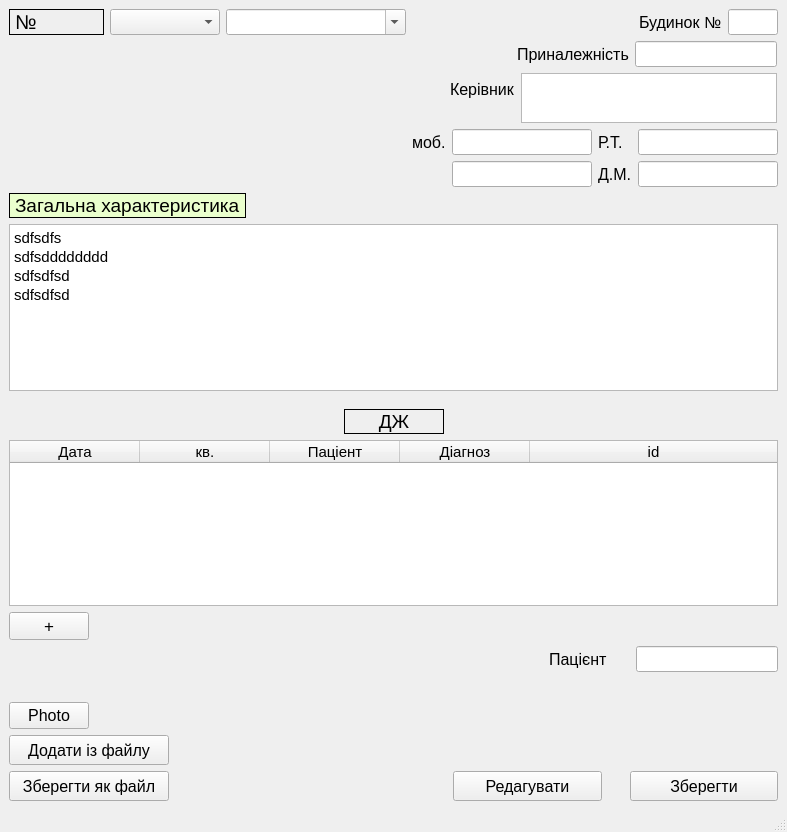
<?xml version="1.0" encoding="UTF-8"?>
<ui version="4.0">
 <class>CardEdit</class>
 <widget class="QMainWindow" name="CardEdit">
  <property name="geometry">
   <rect>
    <x>0</x>
    <y>0</y>
    <width>787</width>
    <height>832</height>
   </rect>
  </property>
  <property name="windowTitle">
   <string>MainWindow</string>
  </property>
  <widget class="QWidget" name="centralwidget">
   <layout class="QGridLayout" name="gridLayout_2">
    <item row="6" column="2">
     <spacer name="verticalSpacer">
      <property name="orientation">
       <enum>Qt::Vertical</enum>
      </property>
      <property name="sizeHint" stdset="0">
       <size>
        <width>20</width>
        <height>40</height>
       </size>
      </property>
     </spacer>
    </item>
    <item row="3" column="0" colspan="3">
     <layout class="QVBoxLayout" name="verticalLayout">
      <item>
       <layout class="QGridLayout" name="gridLayout">
        <item row="0" column="5">
         <widget class="QLabel" name="label_7_2">
          <property name="font">
           <font>
            <pointsize>12</pointsize>
           </font>
          </property>
          <property name="text">
           <string>Р.Т.</string>
          </property>
          <property name="margin">
           <number>2</number>
          </property>
         </widget>
        </item>
        <item row="1" column="6">
         <widget class="QLineEdit" name="home_phone_2">
          <property name="sizePolicy">
           <sizepolicy hsizetype="Fixed" vsizetype="Fixed">
            <horstretch>0</horstretch>
            <verstretch>0</verstretch>
           </sizepolicy>
          </property>
          <property name="maximumSize">
           <size>
            <width>140</width>
            <height>16777215</height>
           </size>
          </property>
          <property name="font">
           <font>
            <pointsize>11</pointsize>
           </font>
          </property>
         </widget>
        </item>
        <item row="0" column="6">
         <widget class="QLineEdit" name="work_phone_2">
          <property name="sizePolicy">
           <sizepolicy hsizetype="Fixed" vsizetype="Fixed">
            <horstretch>0</horstretch>
            <verstretch>0</verstretch>
           </sizepolicy>
          </property>
          <property name="maximumSize">
           <size>
            <width>140</width>
            <height>16777215</height>
           </size>
          </property>
          <property name="font">
           <font>
            <pointsize>11</pointsize>
           </font>
          </property>
          <property name="text">
           <string/>
          </property>
         </widget>
        </item>
        <item row="0" column="4">
         <widget class="QLineEdit" name="mobile_1_2">
          <property name="sizePolicy">
           <sizepolicy hsizetype="Fixed" vsizetype="Fixed">
            <horstretch>0</horstretch>
            <verstretch>0</verstretch>
           </sizepolicy>
          </property>
          <property name="maximumSize">
           <size>
            <width>140</width>
            <height>16777215</height>
           </size>
          </property>
          <property name="font">
           <font>
            <pointsize>11</pointsize>
           </font>
          </property>
          <property name="text">
           <string/>
          </property>
         </widget>
        </item>
        <item row="1" column="4">
         <widget class="QLineEdit" name="mobile_2_2">
          <property name="sizePolicy">
           <sizepolicy hsizetype="Fixed" vsizetype="Fixed">
            <horstretch>0</horstretch>
            <verstretch>0</verstretch>
           </sizepolicy>
          </property>
          <property name="maximumSize">
           <size>
            <width>140</width>
            <height>16777215</height>
           </size>
          </property>
          <property name="font">
           <font>
            <pointsize>11</pointsize>
           </font>
          </property>
         </widget>
        </item>
        <item row="0" column="0">
         <spacer name="horizontalSpacer_3">
          <property name="orientation">
           <enum>Qt::Horizontal</enum>
          </property>
          <property name="sizeHint" stdset="0">
           <size>
            <width>40</width>
            <height>20</height>
           </size>
          </property>
         </spacer>
        </item>
        <item row="0" column="3">
         <widget class="QLabel" name="label_6_2">
          <property name="font">
           <font>
            <pointsize>12</pointsize>
           </font>
          </property>
          <property name="text">
           <string>моб.</string>
          </property>
          <property name="margin">
           <number>2</number>
          </property>
         </widget>
        </item>
        <item row="1" column="5">
         <widget class="QLabel" name="label_8_2">
          <property name="font">
           <font>
            <pointsize>12</pointsize>
           </font>
          </property>
          <property name="text">
           <string>Д.М.</string>
          </property>
          <property name="margin">
           <number>2</number>
          </property>
         </widget>
        </item>
        <item row="0" column="1">
         <spacer name="horizontalSpacer_5">
          <property name="orientation">
           <enum>Qt::Horizontal</enum>
          </property>
          <property name="sizeHint" stdset="0">
           <size>
            <width>40</width>
            <height>20</height>
           </size>
          </property>
         </spacer>
        </item>
        <item row="0" column="2">
         <spacer name="horizontalSpacer_6">
          <property name="orientation">
           <enum>Qt::Horizontal</enum>
          </property>
          <property name="sizeHint" stdset="0">
           <size>
            <width>40</width>
            <height>20</height>
           </size>
          </property>
         </spacer>
        </item>
       </layout>
      </item>
      <item>
       <layout class="QFormLayout" name="formLayout_3">
        <property name="bottomMargin">
         <number>0</number>
        </property>
        <item row="0" column="0">
         <widget class="QLabel" name="label_2_2">
          <property name="font">
           <font>
            <pointsize>14</pointsize>
           </font>
          </property>
          <property name="styleSheet">
           <string notr="true">background-color: rgb(234, 255, 205);</string>
          </property>
          <property name="frameShape">
           <enum>QFrame::Box</enum>
          </property>
          <property name="text">
           <string>Загальна характеристика</string>
          </property>
          <property name="margin">
           <number>2</number>
          </property>
         </widget>
        </item>
        <item row="0" column="1">
         <spacer name="horizontalSpacer_7">
          <property name="orientation">
           <enum>Qt::Horizontal</enum>
          </property>
          <property name="sizeHint" stdset="0">
           <size>
            <width>40</width>
            <height>20</height>
           </size>
          </property>
         </spacer>
        </item>
       </layout>
      </item>
      <item>
       <widget class="QTextEdit" name="general_chatacteristics_2">
        <property name="font">
         <font>
          <pointsize>11</pointsize>
          <weight>50</weight>
          <italic>false</italic>
          <bold>false</bold>
          <underline>false</underline>
          <strikeout>false</strikeout>
         </font>
        </property>
        <property name="mouseTracking">
         <bool>false</bool>
        </property>
        <property name="tabletTracking">
         <bool>false</bool>
        </property>
        <property name="autoFillBackground">
         <bool>false</bool>
        </property>
        <property name="styleSheet">
         <string notr="true"/>
        </property>
        <property name="frameShape">
         <enum>QFrame::StyledPanel</enum>
        </property>
        <property name="frameShadow">
         <enum>QFrame::Sunken</enum>
        </property>
        <property name="lineWidth">
         <number>1</number>
        </property>
        <property name="midLineWidth">
         <number>0</number>
        </property>
        <property name="autoFormatting">
         <set>QTextEdit::AutoNone</set>
        </property>
        <property name="tabChangesFocus">
         <bool>false</bool>
        </property>
        <property name="undoRedoEnabled">
         <bool>true</bool>
        </property>
        <property name="lineWrapMode">
         <enum>QTextEdit::WidgetWidth</enum>
        </property>
        <property name="lineWrapColumnOrWidth">
         <number>0</number>
        </property>
        <property name="html">
         <string>&lt;!DOCTYPE HTML PUBLIC &quot;-//W3C//DTD HTML 4.0//EN&quot; &quot;http://www.w3.org/TR/REC-html40/strict.dtd&quot;&gt;
&lt;html&gt;&lt;head&gt;&lt;meta name=&quot;qrichtext&quot; content=&quot;1&quot; /&gt;&lt;style type=&quot;text/css&quot;&gt;
p, li { white-space: pre-wrap; }
&lt;/style&gt;&lt;/head&gt;&lt;body style=&quot; font-family:'MS Shell Dlg 2'; font-size:11pt; font-weight:400; font-style:normal;&quot;&gt;
&lt;p style=&quot; margin-top:0px; margin-bottom:1px; margin-left:0px; margin-right:0px; -qt-block-indent:0; text-indent:0px;&quot;&gt;sdfsdfs&lt;/p&gt;
&lt;p style=&quot; margin-top:0px; margin-bottom:1px; margin-left:0px; margin-right:0px; -qt-block-indent:0; text-indent:0px;&quot;&gt;sdfsdddddddd&lt;/p&gt;
&lt;p style=&quot; margin-top:0px; margin-bottom:1px; margin-left:0px; margin-right:0px; -qt-block-indent:0; text-indent:0px;&quot;&gt;sdfsdfsd&lt;/p&gt;
&lt;p style=&quot; margin-top:0px; margin-bottom:1px; margin-left:0px; margin-right:0px; -qt-block-indent:0; text-indent:0px;&quot;&gt;sdfsdfsd&lt;/p&gt;
&lt;p style=&quot;-qt-paragraph-type:empty; margin-top:0px; margin-bottom:1px; margin-left:0px; margin-right:0px; -qt-block-indent:0; text-indent:0px;&quot;&gt;&lt;br /&gt;&lt;/p&gt;&lt;/body&gt;&lt;/html&gt;</string>
        </property>
        <property name="overwriteMode">
         <bool>false</bool>
        </property>
        <property name="acceptRichText">
         <bool>true</bool>
        </property>
       </widget>
      </item>
     </layout>
    </item>
    <item row="7" column="1">
     <spacer name="horizontalSpacer">
      <property name="orientation">
       <enum>Qt::Horizontal</enum>
      </property>
      <property name="sizeHint" stdset="0">
       <size>
        <width>40</width>
        <height>20</height>
       </size>
      </property>
     </spacer>
    </item>
    <item row="5" column="1">
     <spacer name="horizontalSpacer_2">
      <property name="orientation">
       <enum>Qt::Horizontal</enum>
      </property>
      <property name="sizeHint" stdset="0">
       <size>
        <width>40</width>
        <height>20</height>
       </size>
      </property>
     </spacer>
    </item>
    <item row="5" column="2">
     <layout class="QHBoxLayout" name="horizontalLayout_2">
      <property name="leftMargin">
       <number>96</number>
      </property>
      <item>
       <widget class="QLabel" name="label_9_2">
        <property name="font">
         <font>
          <pointsize>12</pointsize>
         </font>
        </property>
        <property name="text">
         <string>Пацієнт</string>
        </property>
        <property name="margin">
         <number>2</number>
        </property>
       </widget>
      </item>
      <item>
       <widget class="QLineEdit" name="pat_name_2">
        <property name="sizePolicy">
         <sizepolicy hsizetype="Fixed" vsizetype="Fixed">
          <horstretch>0</horstretch>
          <verstretch>0</verstretch>
         </sizepolicy>
        </property>
        <property name="font">
         <font>
          <pointsize>11</pointsize>
         </font>
        </property>
        <property name="text">
         <string/>
        </property>
       </widget>
      </item>
     </layout>
    </item>
    <item row="0" column="2">
     <layout class="QHBoxLayout" name="horizontalLayout">
      <property name="spacing">
       <number>6</number>
      </property>
      <property name="leftMargin">
       <number>150</number>
      </property>
      <property name="topMargin">
       <number>0</number>
      </property>
      <property name="rightMargin">
       <number>0</number>
      </property>
      <property name="bottomMargin">
       <number>0</number>
      </property>
      <item>
       <spacer name="horizontalSpacer_4">
        <property name="orientation">
         <enum>Qt::Horizontal</enum>
        </property>
        <property name="sizeHint" stdset="0">
         <size>
          <width>40</width>
          <height>20</height>
         </size>
        </property>
       </spacer>
      </item>
      <item>
       <widget class="QLabel" name="label_3_2">
        <property name="font">
         <font>
          <pointsize>12</pointsize>
         </font>
        </property>
        <property name="text">
         <string>Будинок №</string>
        </property>
        <property name="margin">
         <number>2</number>
        </property>
       </widget>
      </item>
      <item>
       <widget class="QLineEdit" name="house_number_2">
        <property name="minimumSize">
         <size>
          <width>50</width>
          <height>0</height>
         </size>
        </property>
        <property name="maximumSize">
         <size>
          <width>50</width>
          <height>16777215</height>
         </size>
        </property>
        <property name="font">
         <font>
          <pointsize>11</pointsize>
         </font>
        </property>
       </widget>
      </item>
     </layout>
    </item>
    <item row="1" column="1" colspan="2">
     <layout class="QFormLayout" name="formLayout_2">
      <property name="formAlignment">
       <set>Qt::AlignRight|Qt::AlignTop|Qt::AlignTrailing</set>
      </property>
      <property name="rightMargin">
       <number>7</number>
      </property>
      <item row="0" column="0">
       <widget class="QLabel" name="label_4_2">
        <property name="font">
         <font>
          <pointsize>12</pointsize>
         </font>
        </property>
        <property name="text">
         <string>Приналежність</string>
        </property>
        <property name="margin">
         <number>2</number>
        </property>
       </widget>
      </item>
      <item row="0" column="1">
       <widget class="QLineEdit" name="affiliation_2">
        <property name="sizePolicy">
         <sizepolicy hsizetype="Fixed" vsizetype="Fixed">
          <horstretch>0</horstretch>
          <verstretch>0</verstretch>
         </sizepolicy>
        </property>
        <property name="font">
         <font>
          <pointsize>11</pointsize>
         </font>
        </property>
       </widget>
      </item>
     </layout>
    </item>
    <item row="2" column="1" colspan="2">
     <layout class="QFormLayout" name="formLayout">
      <property name="formAlignment">
       <set>Qt::AlignRight|Qt::AlignTop|Qt::AlignTrailing</set>
      </property>
      <property name="rightMargin">
       <number>7</number>
      </property>
      <item row="0" column="0">
       <widget class="QLabel" name="label_5_2">
        <property name="font">
         <font>
          <pointsize>12</pointsize>
         </font>
        </property>
        <property name="text">
         <string>Керівник</string>
        </property>
        <property name="margin">
         <number>2</number>
        </property>
       </widget>
      </item>
      <item row="0" column="1">
       <widget class="QTextEdit" name="manager_2">
        <property name="sizePolicy">
         <sizepolicy hsizetype="Fixed" vsizetype="Fixed">
          <horstretch>0</horstretch>
          <verstretch>0</verstretch>
         </sizepolicy>
        </property>
        <property name="maximumSize">
         <size>
          <width>16777215</width>
          <height>50</height>
         </size>
        </property>
        <property name="font">
         <font>
          <pointsize>11</pointsize>
         </font>
        </property>
       </widget>
      </item>
     </layout>
    </item>
    <item row="0" column="0">
     <layout class="QGridLayout" name="gridLayout_3">
      <item row="0" column="0">
       <widget class="QLabel" name="card_number_2">
        <property name="minimumSize">
         <size>
          <width>95</width>
          <height>0</height>
         </size>
        </property>
        <property name="font">
         <font>
          <pointsize>15</pointsize>
         </font>
        </property>
        <property name="frameShape">
         <enum>QFrame::Box</enum>
        </property>
        <property name="text">
         <string>№</string>
        </property>
        <property name="margin">
         <number>2</number>
        </property>
       </widget>
      </item>
      <item row="0" column="1">
       <widget class="QComboBox" name="comboBox_streets_2">
        <property name="minimumSize">
         <size>
          <width>110</width>
          <height>0</height>
         </size>
        </property>
        <property name="font">
         <font>
          <pointsize>11</pointsize>
         </font>
        </property>
       </widget>
      </item>
      <item row="0" column="2">
       <widget class="QComboBox" name="comboBox_streets_name_2">
        <property name="enabled">
         <bool>true</bool>
        </property>
        <property name="minimumSize">
         <size>
          <width>180</width>
          <height>0</height>
         </size>
        </property>
        <property name="font">
         <font>
          <pointsize>11</pointsize>
         </font>
        </property>
        <property name="tabletTracking">
         <bool>true</bool>
        </property>
        <property name="autoFillBackground">
         <bool>false</bool>
        </property>
        <property name="editable">
         <bool>true</bool>
        </property>
        <property name="sizeAdjustPolicy">
         <enum>QComboBox::AdjustToContentsOnFirstShow</enum>
        </property>
       </widget>
      </item>
     </layout>
    </item>
    <item row="7" column="0">
     <layout class="QFormLayout" name="formLayout_5">
      <property name="horizontalSpacing">
       <number>6</number>
      </property>
      <property name="topMargin">
       <number>9</number>
      </property>
      <item row="1" column="0">
       <widget class="QPushButton" name="addButton_2">
        <property name="minimumSize">
         <size>
          <width>160</width>
          <height>30</height>
         </size>
        </property>
        <property name="font">
         <font>
          <pointsize>12</pointsize>
         </font>
        </property>
        <property name="text">
         <string>Додати із файлу</string>
        </property>
       </widget>
      </item>
      <item row="2" column="0">
       <widget class="QPushButton" name="save_to_fileButton_2">
        <property name="minimumSize">
         <size>
          <width>160</width>
          <height>30</height>
         </size>
        </property>
        <property name="font">
         <font>
          <pointsize>12</pointsize>
         </font>
        </property>
        <property name="text">
         <string>Зберегти як файл</string>
        </property>
       </widget>
      </item>
      <item row="0" column="0">
       <widget class="QPushButton" name="photoButton">
        <property name="font">
         <font>
          <pointsize>12</pointsize>
         </font>
        </property>
        <property name="text">
         <string>Photo</string>
        </property>
       </widget>
      </item>
     </layout>
    </item>
    <item row="7" column="2">
     <layout class="QGridLayout" name="gridLayout_4">
      <property name="horizontalSpacing">
       <number>28</number>
      </property>
      <item row="1" column="1">
       <widget class="QPushButton" name="saveButton_2">
        <property name="minimumSize">
         <size>
          <width>100</width>
          <height>30</height>
         </size>
        </property>
        <property name="maximumSize">
         <size>
          <width>250</width>
          <height>16777215</height>
         </size>
        </property>
        <property name="font">
         <font>
          <pointsize>12</pointsize>
         </font>
        </property>
        <property name="text">
         <string>Зберегти</string>
        </property>
       </widget>
      </item>
      <item row="0" column="1">
       <spacer name="verticalSpacer_2">
        <property name="orientation">
         <enum>Qt::Vertical</enum>
        </property>
        <property name="sizeHint" stdset="0">
         <size>
          <width>20</width>
          <height>40</height>
         </size>
        </property>
       </spacer>
      </item>
      <item row="1" column="0">
       <widget class="QPushButton" name="editButton">
        <property name="minimumSize">
         <size>
          <width>0</width>
          <height>30</height>
         </size>
        </property>
        <property name="font">
         <font>
          <pointsize>12</pointsize>
         </font>
        </property>
        <property name="text">
         <string>Редагувати</string>
        </property>
       </widget>
      </item>
     </layout>
    </item>
    <item row="4" column="0" colspan="3">
     <layout class="QFormLayout" name="formLayout_4">
      <property name="horizontalSpacing">
       <number>6</number>
      </property>
      <property name="verticalSpacing">
       <number>6</number>
      </property>
      <property name="topMargin">
       <number>12</number>
      </property>
      <item row="1" column="0" colspan="2">
       <widget class="QTableWidget" name="tableWidget_diag_edit">
        <property name="font">
         <font>
          <pointsize>11</pointsize>
         </font>
        </property>
        <attribute name="horizontalHeaderDefaultSectionSize">
         <number>130</number>
        </attribute>
        <attribute name="horizontalHeaderShowSortIndicator" stdset="0">
         <bool>false</bool>
        </attribute>
        <attribute name="horizontalHeaderStretchLastSection">
         <bool>true</bool>
        </attribute>
        <attribute name="verticalHeaderDefaultSectionSize">
         <number>30</number>
        </attribute>
        <attribute name="verticalHeaderMinimumSectionSize">
         <number>24</number>
        </attribute>
        <column>
         <property name="text">
          <string>Дата</string>
         </property>
        </column>
        <column>
         <property name="text">
          <string>кв.</string>
         </property>
        </column>
        <column>
         <property name="text">
          <string>Паціент</string>
         </property>
        </column>
        <column>
         <property name="text">
          <string>Діагноз</string>
         </property>
        </column>
        <column>
         <property name="text">
          <string>id</string>
         </property>
        </column>
       </widget>
      </item>
      <item row="2" column="0">
       <widget class="QPushButton" name="add_to_diag_Button_2">
        <property name="font">
         <font>
          <pointsize>13</pointsize>
         </font>
        </property>
        <property name="text">
         <string>+</string>
        </property>
       </widget>
      </item>
      <item row="0" column="0" colspan="2">
       <layout class="QGridLayout" name="gridLayout_7">
        <item row="0" column="2">
         <spacer name="horizontalSpacer_8">
          <property name="orientation">
           <enum>Qt::Horizontal</enum>
          </property>
          <property name="sizeHint" stdset="0">
           <size>
            <width>40</width>
            <height>20</height>
           </size>
          </property>
         </spacer>
        </item>
        <item row="0" column="1">
         <widget class="QLabel" name="label_3">
          <property name="minimumSize">
           <size>
            <width>100</width>
            <height>25</height>
           </size>
          </property>
          <property name="font">
           <font>
            <pointsize>14</pointsize>
           </font>
          </property>
          <property name="layoutDirection">
           <enum>Qt::LeftToRight</enum>
          </property>
          <property name="frameShape">
           <enum>QFrame::Box</enum>
          </property>
          <property name="frameShadow">
           <enum>QFrame::Plain</enum>
          </property>
          <property name="text">
           <string>ДЖ</string>
          </property>
          <property name="alignment">
           <set>Qt::AlignCenter</set>
          </property>
         </widget>
        </item>
        <item row="0" column="0">
         <spacer name="horizontalSpacer_9">
          <property name="orientation">
           <enum>Qt::Horizontal</enum>
          </property>
          <property name="sizeHint" stdset="0">
           <size>
            <width>40</width>
            <height>20</height>
           </size>
          </property>
         </spacer>
        </item>
       </layout>
      </item>
     </layout>
    </item>
   </layout>
   <zorder>horizontalSpacer</zorder>
   <zorder>horizontalSpacer_2</zorder>
   <zorder>verticalSpacer</zorder>
  </widget>
  <widget class="QMenuBar" name="menubar">
   <property name="geometry">
    <rect>
     <x>0</x>
     <y>0</y>
     <width>787</width>
     <height>21</height>
    </rect>
   </property>
  </widget>
  <widget class="QStatusBar" name="statusbar"/>
 </widget>
 <resources/>
 <connections/>
</ui>
